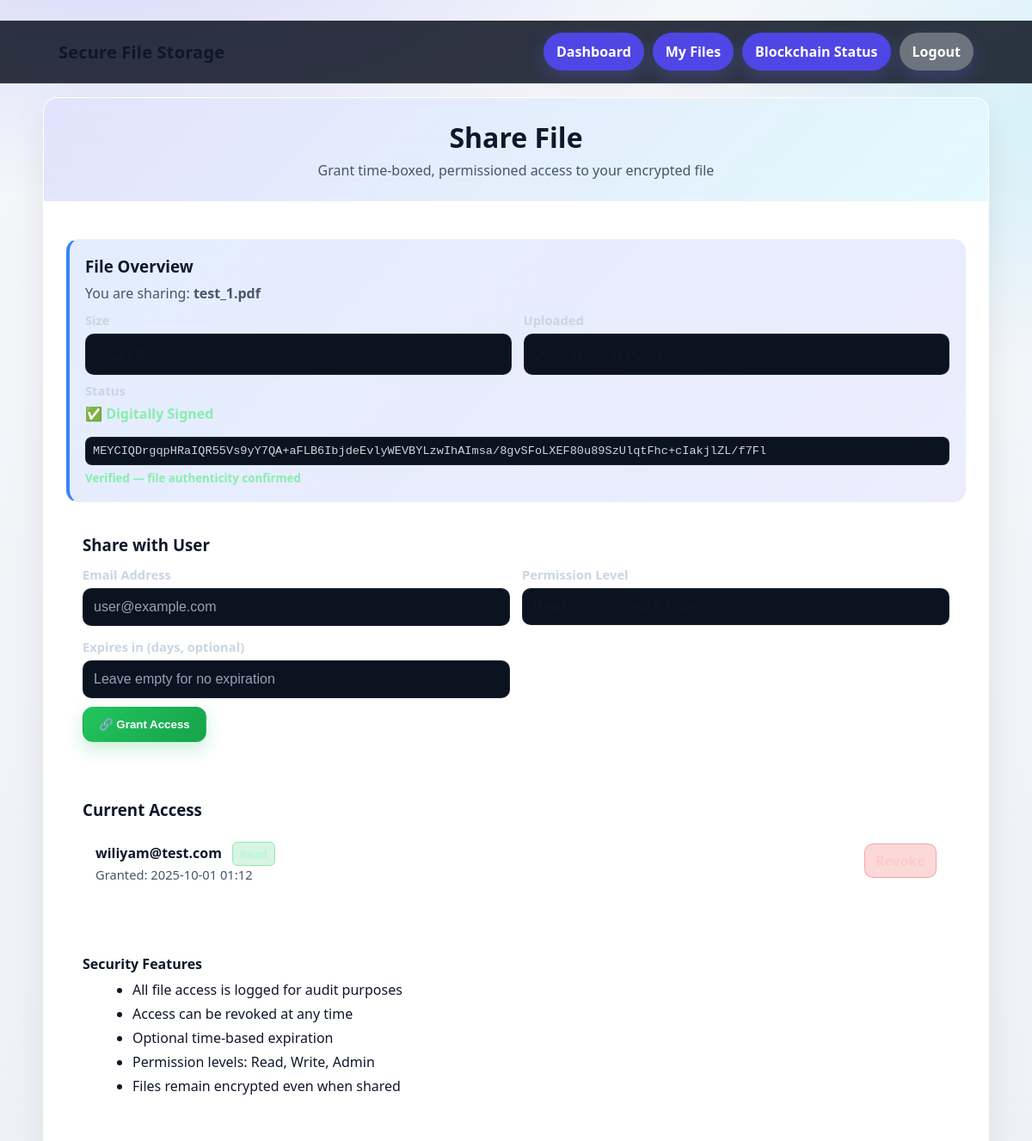
Screenshot of /share/1 (signed in) with the database file from the repository.
### app.py (models this page shows, shortened)
class File(db.Model):
    id = db.Column(db.Integer, primary_key=True)
    filename = db.Column(db.String(255), nullable=False)
    encrypted_filename = db.Column(db.String(255), nullable=False)
    file_size = db.Column(db.Integer, nullable=False)
    upload_date = db.Column(db.DateTime, default=datetime.utcnow)
    user_id = db.Column(db.Integer, db.ForeignKey('user.id'), nullable=False)
    encryption_key_hash = db.Column(db.String(128), nullable=False)
    digital_signature = db.Column(db.Text, nullable=True)  # ECDSA signature
    signature_hash = db.Column(db.String(128), nullable=True)  # Hash of signed content
    is_public = db.Column(db.Boolean, default=False)  # Public file sharing
    access_level = db.Column(db.String(20), default='private')  # private, shared, public
    blockchain_file_id = db.Column(db.Integer, nullable=True)  # Blockchain file ID
    blockchain_tx_hash = db.Column(db.String(66), nullable=True)  # Blockchain transaction hash
    user = db.relationship('User', backref='files')

class FileAccess(db.Model):
    id = db.Column(db.Integer, primary_key=True)
    file_id = db.Column(db.Integer, db.ForeignKey('file.id'), nullable=False)
    user_id = db.Column(db.Integer, db.ForeignKey('user.id'), nullable=False)
    permission = db.Column(db.String(20), nullable=False)  # read, write, admin
    granted_by = db.Column(db.Integer, db.ForeignKey('user.id'), nullable=False)
    granted_at = db.Column(db.DateTime, default=datetime.utcnow)
    expires_at = db.Column(db.DateTime, nullable=True)  # Optional expiration
    is_active = db.Column(db.Boolean, default=True)
    user = db.relationship('User', foreign_keys=[user_id], backref='file_accesses')
    granted_by_user = db.relationship('User', foreign_keys=[granted_by], backref='granted_accesses')
    file = db.relationship('File', backref='access_grants')

class User(UserMixin, db.Model):
    id = db.Column(db.Integer, primary_key=True)
    email = db.Column(db.String(120), unique=True, nullable=False)
    password_hash = db.Column(db.String(128), nullable=False)
    public_key = db.Column(db.Text, nullable=True)  # ECDSA public key
    private_key_encrypted = db.Column(db.Text, nullable=True)  # Encrypted private key
    role = db.Column(db.String(20), default='user')  # user, admin, super_admin
    is_active = db.Column(db.Boolean, default=True)
    created_at = db.Column(db.DateTime, default=datetime.utcnow)
    last_login = db.Column(db.DateTime, nullable=True)

### app.py (the view, shortened to what this page needs)
@app.route('/share/<int:file_id>', methods=['GET', 'POST'])
@login_required
def share_file(file_id):
    file_record = File.query.get(file_id)
    if not file_record:
        flash('File not found', 'error')
        return redirect(url_for('index'))
    if not has_file_access(current_user.id, file_id, 'admin'):
        flash('Access denied. You do not have permission to share this file.', 'error')
        return redirect(url_for('index'))
    current_access = FileAccess.query.filter_by(file_id=file_id, is_active=True).all()
    invitations = FileInvitation.query.filter_by(file_id=file_id, is_accepted=False).all()
    return render_template('share_file.html', file=file_record,
                         current_access=current_access, invitations=invitations)

### app.py (called while the page is built, shortened)
def has_file_access(user_id, file_id, required_permission='read'):
    file_record = File.query.get(file_id)
    if not file_record:
        return False
    if file_record.user_id == user_id:
        return True

@login_manager.user_loader
def load_user(user_id):
    return User.query.get(int(user_id))

### templates/share_file.html (shortened to what this page needs)
<!DOCTYPE html>
<html lang="en">
<head>
</head>
<body>
  <div class="topbar">
    <div class="topbar-inner">
      <div class="brand">Secure File Storage</div>
      <nav class="nav-links" aria-label="Main">
        <a href="{{ url_for('index') }}">Dashboard</a>
        <a href="{{ url_for('list_files') }}">My Files</a>
        <a href="{{ url_for('blockchain_status') }}">Blockchain Status</a>
        <a class="logout" href="{{ url_for('logout') }}">Logout</a>
      </nav>
    </div>
  </div>
  <div class="container">
    <div class="header">
      <h1>Share File</h1>
      <p class="muted">Grant time-boxed, permissioned access to your encrypted file</p>
    </div>
    <div class="content">
      <div class="card file-info">
        <h3 style="margin:0 0 8px;">File Overview</h3>
        <p class="muted" style="margin:0 0 10px;">You are sharing: <strong>{{ file.filename }}</strong></p>
        <div class="form-grid" style="margin-top:8px;">
          <div class="form-group">
            <label>Size</label>
            <div class="input" style="background:#0b1220;">{{ "%.2f"|format(file.file_size / 1024) }} KB</div>
          </div>
          <div class="form-group">
            <label>Uploaded</label>
            <div class="input" style="background:#0b1220;">{{ file.upload_date.strftime('%Y-%m-%d at %H:%M') }}</div>
          </div>
        </div>
        {% if file.digital_signature %}
        <div class="form-group" style="margin-top:8px;">
          <label>Status</label>
          <div class="sig">✅ Digitally Signed</div>
          <div class="sig-block">{{ file.digital_signature }}</div>
          <small class="sig">Verified — file authenticity confirmed</small>
        </div>
        {% endif %}
      </div>
      <div class="card">
        <h3 style="margin:0 0 12px;">Share with User</h3>
        <form method="POST">
          <div class="form-grid">
            <div class="form-group">
              <label for="email">Email Address</label>
              <input class="input" type="email" id="email" name="email" required placeholder="user@example.com" />
            </div>
            <div class="form-group">
              <label for="permission">Permission Level</label>
              <select class="select" id="permission" name="permission" required>
                <option value="read">Read Only — View & Download</option>
              </select>
            </div>
            <div class="form-group">
              <label for="expires_days">Expires in (days, optional)</label>
              <input class="input" type="number" id="expires_days" name="expires_days" min="1" max="365" placeholder="Leave empty for no expiration" />
            </div>
          </div>
          <button type="submit" class="btn" style="margin-top:10px;">🔗 Grant Access</button>
        </form>
      </div>
      {% if current_access or invitations %}
      <div class="card access-list">
        <h3>Current Access</h3>
        {% for access in current_access %}
        <div class="access-item">
          <div>
            <strong>{{ access.user.email }}</strong>
            <span class="permission-badge permission-{{ access.permission }}">{{ access.permission|title }}</span>
            <div class="muted" style="margin-top:4px; font-size:.92rem;">
              Granted: {{ access.granted_at.strftime('%Y-%m-%d %H:%M') }}
            </div>
          </div>
          <a href="{{ url_for('revoke_access', file_id=file.id, user_id=access.user.id) }}"
             class="btn-revoke"
             onclick="return confirm('Revoke access for {{ access.user.email }}?')">
          </a>
        </div>
        {% endfor %}
      </div>
      {% endif %}
      <div class="card security-card">
        <p style="margin:0 0 8px;"><strong>Security Features</strong></p>
        <ul style="margin:0 0 0 18px;">
          <li>All file access is logged for audit purposes</li>
          <li>Access can be revoked at any time</li>
          <li>Optional time-based expiration</li>
          <li>Permission levels: Read, Write, Admin</li>
          <li>Files remain encrypted even when shared</li>
        </ul>
      </div>
    </div>
  </div>
</body>
</html>

### rows the page displays
File: filename "test_1.pdf", digital_signature "MEYCIQDrgqpHRaIQR55Vs9yY7QA+aFLB6IbjdeEvlyWEVBYLzwIhAImsa/8gvSFoLXEF80u89SzUlqtFhc+cIakjlZL/f7Fl"
FileAccess: user.email "wiliyam@test.com", granted_at "2025-10-01 01:12"
